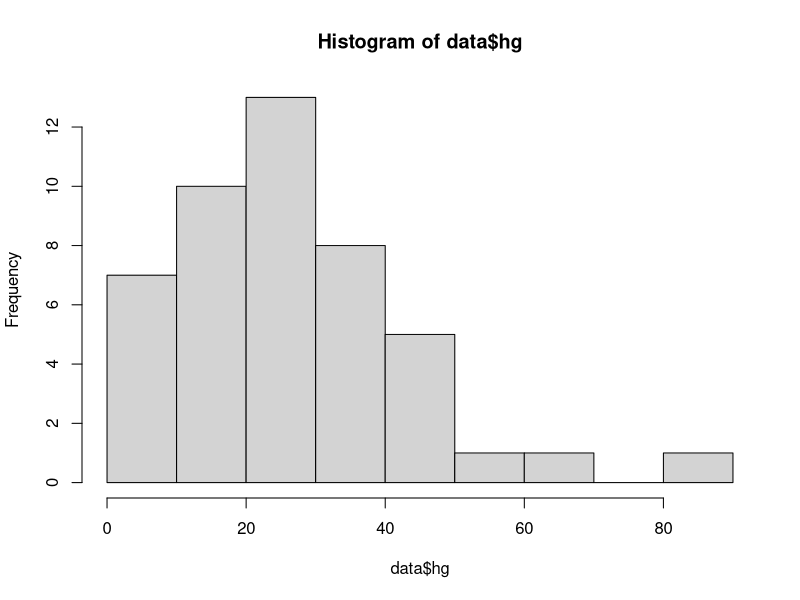

The R source for this figure: (Note: this script raises an error after producing the figure.)
rm(list=ls())

# Associated paper:
# Balza, Brasso, Lois, Pütz & Raya-Rey (2021)
# The highest mercury concentrations ever reported in a South American bird, the Striated Caracara (Phalcoboenus australis)
# Polar Biology. https://doi.org/10.1007/s00300-021-02938-w

#Required packages

# Loading data 
data <- read.csv ("input/caracara_hg_database_final.csv", sep=";")
head(data) #Hg concentrations are in ppm or mg/kg


#Data exploration

#histogram
hist(data$hg)

#Mean values/group
tapply(data$hg, data$group, mean)
tapply(data$hg, data$feather_type, mean)

# Descriptive plots
plot(data$hg ~ data$group, pch=19, xlab="", ylab="Mercury concentration (mg/kg)")
plot(data$hg ~ data$feather_type, pch=19, xlab="Feather type", ylab="Mercury concentration (mg/kg)")

